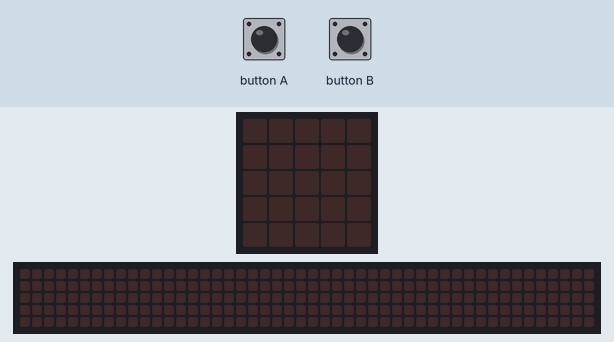
A program run on a simulated BBC micro:bit (MakeCode). Parts: the board's 5×5 LED display, a strip that is not on the board, showing the scrolling text unrolled. The inputs (shaded band) are chosen by the test bench. Random numbers come from a fixed seed; the 48×5 strip is a reading aid, not a part: it shows the text the display is scrolling, unrolled, one strip-width of it at a time.

Above: at 1.2 s.
1.3 s: button A pressed for 0.15 s
At 1.67 s:
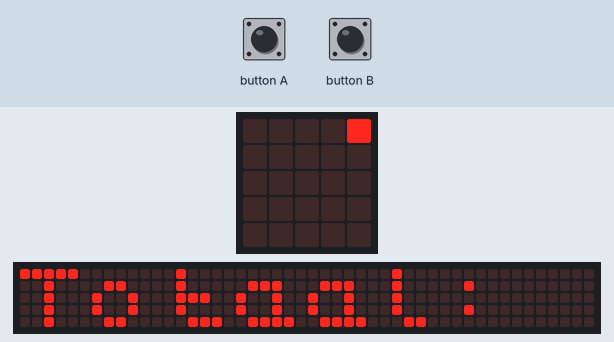
At 8.7 s:
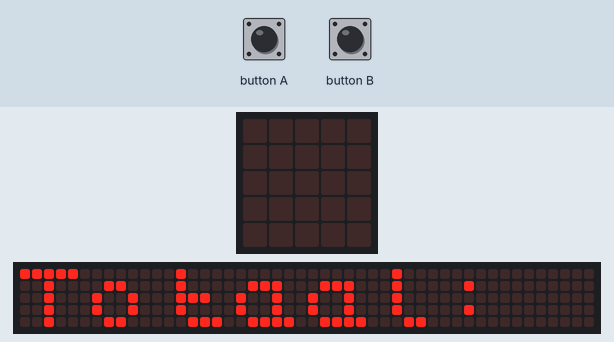
Timing chart, 0 to 10.2 s (numbered marks = the images above; inputs shaded):
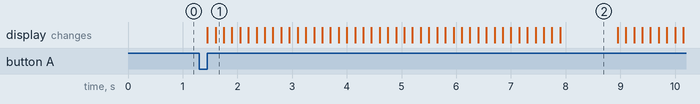

The program:

main.ts
```typescript
input.onButtonPressed(Button.A, function () {
    totaal = 0
    for (let waarde of list) {
        totaal += waarde
        basic.showString("Totaal: " + totaal)
    }
})
input.onButtonPressed(Button.B, function () {
    for (let waarde of list) {
        if (waarde > hoogste) {
            hoogste = waarde
        }
    }
    basic.showString("Hoogste: " + hoogste)
})
let totaal = 0
let list: number[] = []
let hoogste = 0
hoogste = 0
let lijst: number[] = []
for (let index = 0; index < 10; index++) {
    list.push(randint(1, 100))
}
```

test.ts
```typescript
// tests gaan hier; deze zal niet worden gecompileerd wanneer dit pakket wordt gebruikt als extensie.
```

Measured:
- after the input at 1.3 s, the display: first changes after 0.15 s (image 1 shows a later state)
- what the display in image 2 shows lasts 1.1 s, from 7.9 s to 9.0 s
